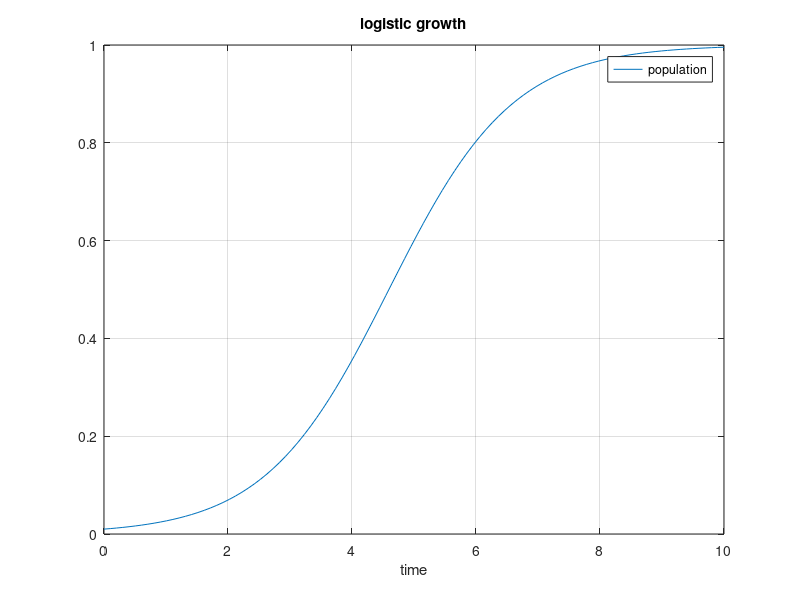

Write MATLAB code to recreate this figure.
function logistic
% Logistic growth     
%    using MATLAB for analytical solution                   
%
%   $Ekkehard Holzbecher  $Date: 2006/04/20 $
%--------------------------------------------------------------------------
T = 10;                  % maximum time
r = 1;                   % rate 
kappa = 1;               % capacity
c0 = 0.01;               % initial value

%----------------------execution-------------------------------------------

t = linspace (0,T,100);
e = exp(r*t);
c = c0*kappa*e./(kappa+c0*(e-1));

%---------------------- graphical output ----------------------------------

plot (t,c); grid;
xlabel ('time'); legend ('population');
title ('logistic growth');
